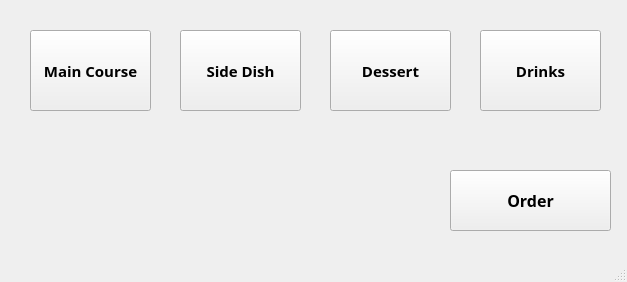
<?xml version="1.0" encoding="UTF-8"?>
<ui version="4.0">
 <class>MainWin</class>
 <widget class="QMainWindow" name="MainWin">
  <property name="geometry">
   <rect>
    <x>0</x>
    <y>0</y>
    <width>627</width>
    <height>282</height>
   </rect>
  </property>
  <property name="windowTitle">
   <string>MainWindow</string>
  </property>
  <widget class="QWidget" name="centralwidget">
   <widget class="QPushButton" name="btn_maincourse">
    <property name="geometry">
     <rect>
      <x>30</x>
      <y>30</y>
      <width>121</width>
      <height>81</height>
     </rect>
    </property>
    <property name="font">
     <font>
      <family>Plantagenet Cherokee</family>
      <pointsize>11</pointsize>
      <weight>75</weight>
      <bold>true</bold>
     </font>
    </property>
    <property name="text">
     <string>Main Course</string>
    </property>
    <property name="iconSize">
     <size>
      <width>16</width>
      <height>16</height>
     </size>
    </property>
   </widget>
   <widget class="QPushButton" name="btn_sidedish">
    <property name="geometry">
     <rect>
      <x>180</x>
      <y>30</y>
      <width>121</width>
      <height>81</height>
     </rect>
    </property>
    <property name="font">
     <font>
      <family>Plantagenet Cherokee</family>
      <pointsize>11</pointsize>
      <weight>75</weight>
      <bold>true</bold>
     </font>
    </property>
    <property name="text">
     <string>Side Dish</string>
    </property>
   </widget>
   <widget class="QPushButton" name="btn_dessert">
    <property name="geometry">
     <rect>
      <x>330</x>
      <y>30</y>
      <width>121</width>
      <height>81</height>
     </rect>
    </property>
    <property name="font">
     <font>
      <family>Plantagenet Cherokee</family>
      <pointsize>11</pointsize>
      <weight>75</weight>
      <bold>true</bold>
     </font>
    </property>
    <property name="text">
     <string>Dessert</string>
    </property>
   </widget>
   <widget class="QPushButton" name="btn_drinks">
    <property name="geometry">
     <rect>
      <x>480</x>
      <y>30</y>
      <width>121</width>
      <height>81</height>
     </rect>
    </property>
    <property name="font">
     <font>
      <family>Plantagenet Cherokee</family>
      <pointsize>11</pointsize>
      <weight>75</weight>
      <bold>true</bold>
     </font>
    </property>
    <property name="text">
     <string>Drinks</string>
    </property>
   </widget>
   <widget class="QPushButton" name="pushButton_5">
    <property name="geometry">
     <rect>
      <x>450</x>
      <y>170</y>
      <width>161</width>
      <height>61</height>
     </rect>
    </property>
    <property name="font">
     <font>
      <family>Plantagenet Cherokee</family>
      <pointsize>12</pointsize>
      <weight>75</weight>
      <bold>true</bold>
     </font>
    </property>
    <property name="text">
     <string>Order</string>
    </property>
   </widget>
  </widget>
  <widget class="QMenuBar" name="menubar">
   <property name="geometry">
    <rect>
     <x>0</x>
     <y>0</y>
     <width>627</width>
     <height>21</height>
    </rect>
   </property>
  </widget>
  <widget class="QStatusBar" name="statusbar"/>
 </widget>
 <resources/>
 <connections/>
</ui>
